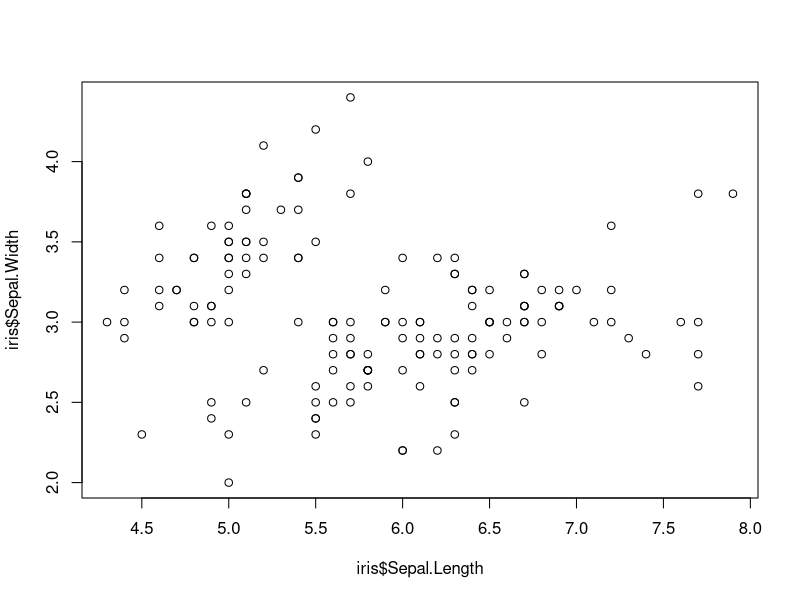
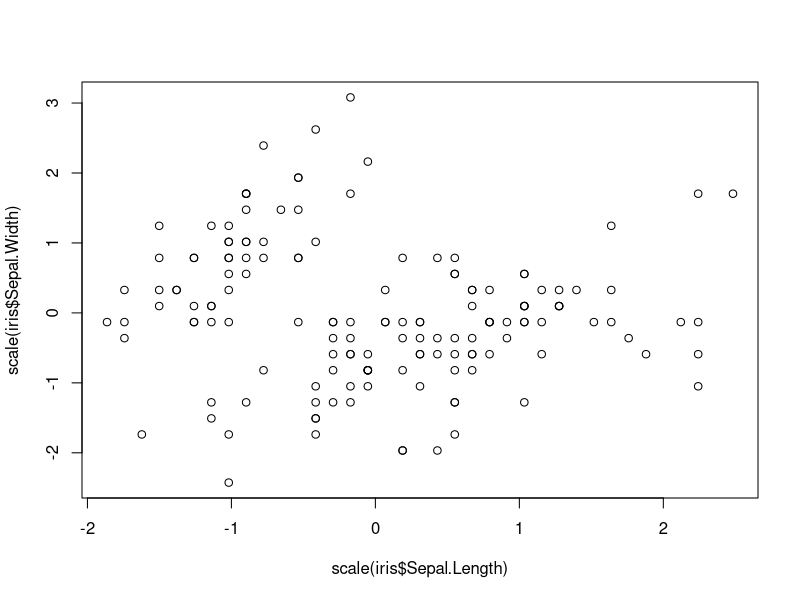
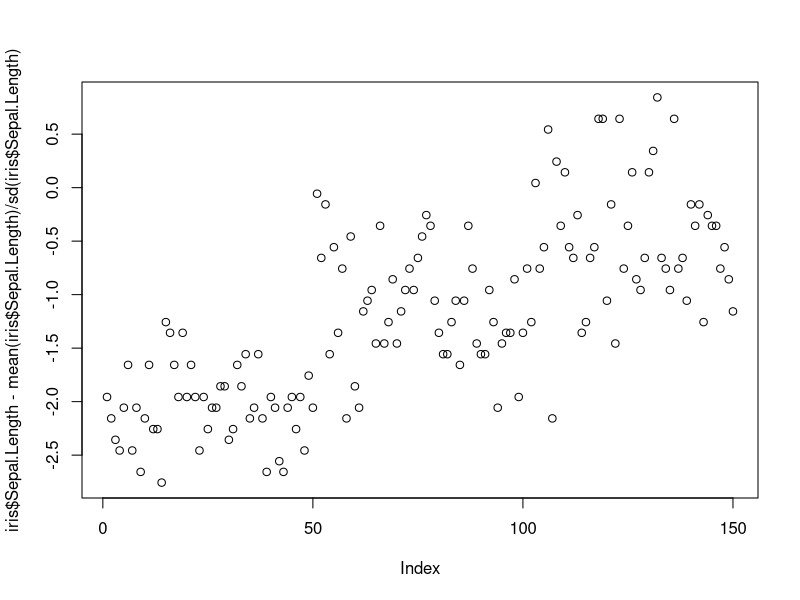
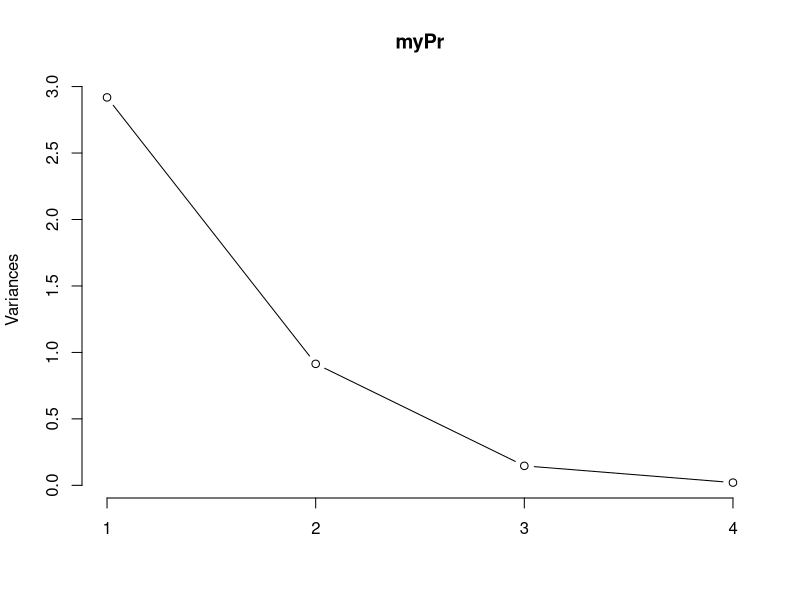
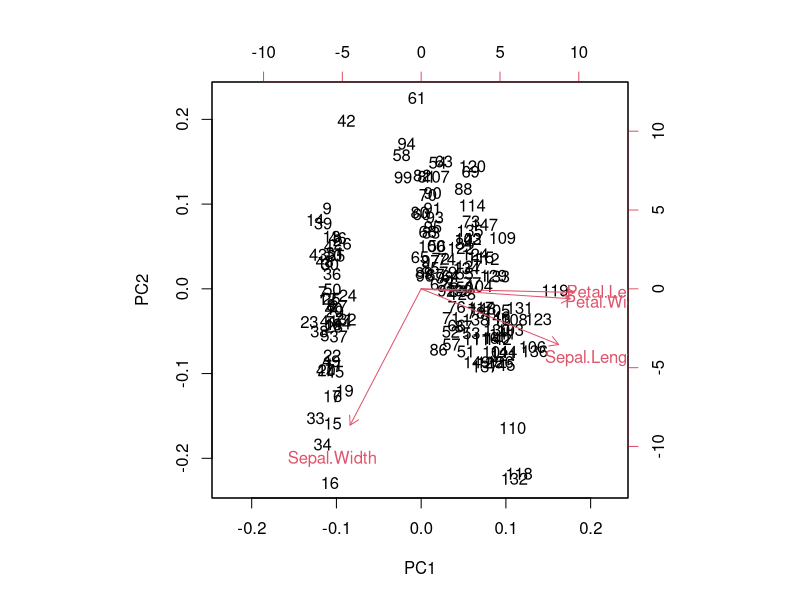
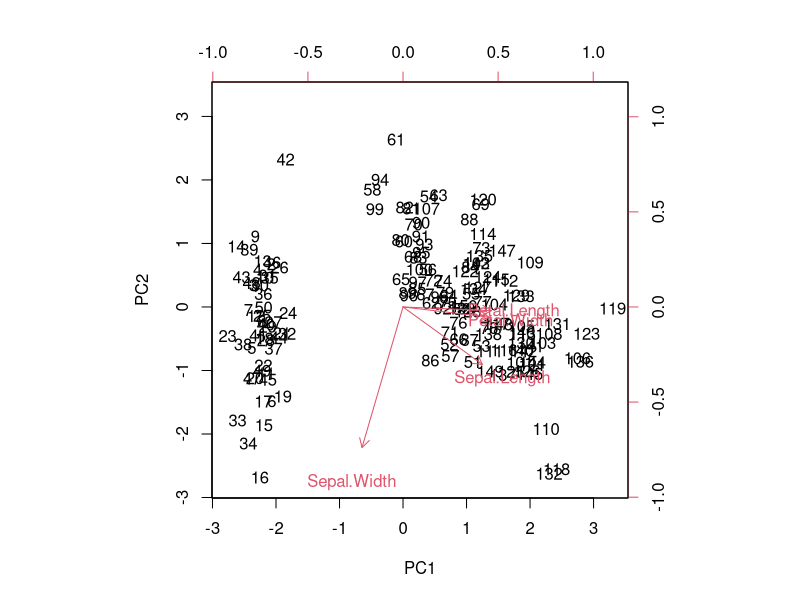
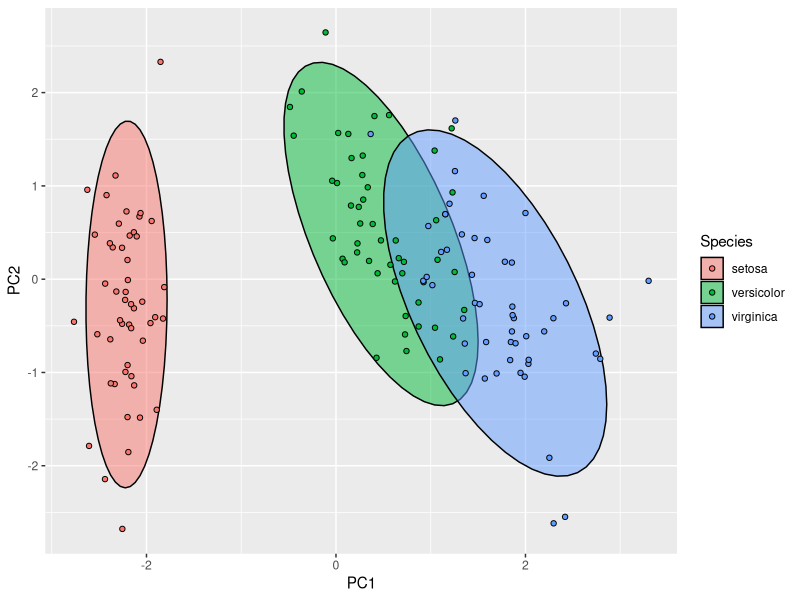

These charts were generated, in order, by the following R code:
## ---- chunk 1
#install.packages("MASS")
library(MASS)
## ---- chunk 2
#Q1.Run the below code chunk. What does it do? Briefly describe the data set.
##################################################################################################################
#Answer: The dataset iris contains 150 observations for 3 different flowers setosa, versicolor and virginica. And it contains the measurements for sepal length and width and the measurements for petal length and width. These measurements are in centimeters for the different species of flowers. The below code will print out the entire iris data set.

iris
## ---- chunk 3
#Q2: Run the below code chunk. What does it do? Briefly describe the function "lda"
###################################################################################################
#Answer: The lda functioin is a linear discriminant analysis test. This test will give us Group mean values, our discriminant weights and will also give the probabilities of each group within our data set. From the below chunk of data we see that we have equal group sizes since we .3333 for the probabilities of each group hence we have equal sample sizes. We also have a good seperation for the group mean sizes.

ldaout <- lda(Species~., iris)
ldaout
## ---- chunk 4
#Q3: Run the below code chunk. What does it do? Briefly describe the funcltion predict.
################################################################################################
#Answer: The predict function generates prediction for of a linear model. The bottom code chunck generates predictions for flower types based of the linear model ldaout. 

ldapred <- predict(ldaout,iris)
ldapred
## ---- chunk 5
#Q4: Run the below code chunk. What does it do? Explain "ldapred$class"
##############################################################################################
#Answer: "ldapred$class" calls on the specified column named class within the data frame ldapred. The below code chunck takes that column renames it ldaclass and prints it. 

ldaclass <- ldapred$class
ldaclass
## ---- chunk 6
#Q5: Run the below code chunk. What does it do? Describe the "table" function and explain "table(ldaclass,iris$Species)." Also, explain and disscuss the output.
#############################################################################################
#Answer: The table function in R creates a table of categorical data and its frequency. The below code creates a table of ldclass and iris$species that we can use to verify the acuracy of our predictions from ldaclass. And from our results in the table ldatable we can see that 50/50 setosa flowers where predicted correct. We see that 48 versicolor where predicted correct and that 1 was predicted versicolor when it was virginica. And lastly 49 virginica flowers where predicted correctly. 

ldatable <- table(ldaclass,iris$Species)
ldatable
## ---- chunk 7
#Q6: Run the below code chunk. What does it do? describe and explain "sum(diag(ldtable))/sum(diag(ldtable))*100." Also, explain and disscuss the output.
##########################################################################
#Answer: The below code will sum up the diagonals which are the correct predictions of the table ldatable and a percentage of total correct predictions. From the below calculation we receive a 100% for correct predictions.

accur <- sum(diag(ldatable))/sum(diag(ldatable))*100
accur
## ---- chunk 8
attach(iris)
## ---- chunk 9
#Q7: Run the below code chunk. What does it do? Explain the statement "apply(iris[,-5],2,var)" Explain "sweep(iris[,-5],2,standarddev,Fun="/")." Also explain and disscuss the output.
######################################################################
#Answer: The statement apply(iris[,-5],2,var) will apply the variance function to iris[,-5] and find its variance calculation. From the results we see that sepal length has a variance of 0.6856935 and a standard deviation of 0.8280661. Sepal width has a variance of 0.1899794 and a std of 0.4358663. Petal length has a high variance of 3.1162779 and a std of 1.7652982. And petal length has a variance of 0.5810063 and a std of 0.7622377. The statement sweep(iris[,-5],2,standarddev,Fun="/") will divide each value by its corresponding standard deviation and will print out the results.

iris
variancescolums <- apply(iris[,-5],2,var)
variancescolums
standarddev <- sqrt(variancescolums)
standarddev
iris1.std <- sweep(iris[,-5],2,standarddev,FUN ="/")
iris1.std
## ---- chunk 10
#Q8: Run the below code chunk. What does it do? Explain and disscuss the output.
#############################################################################
#Answer: The below code chunk splits out the standard deviations for sepal and petal and renames the results accordingly.

sepal.meas <- iris1.std[,1:2]
petal.meas <- iris1.std[,3:4]
sepal.meas
petal.meas
## ---- chunk 11
#Q9: Run the code chunk. What does it do? Explain and disscuss the output.
################################################
# Answer: The bottom chunk of code does a canocical correlation analysis on sepal and petal for length and width. We get the values 0.9409690 for sepal and 0.1239369 for petals as our canonical correlations. Thus we can see that sepal length and width will have a bigger effect when predicting flower type. 

cancor(sepal.meas,petal.meas)
## ---- chunk 12
#Q10: Run the below code chunk. What does it do? Describe the function "prcomp" Also, explain and disscuss the outpur
#################################################
#Answer: The function prcomp performs a principal component analysis on the data set. It will return a table of eigen values from a data matrix which will be PC values. These PC values will tell us the direction of a given PC variable is going towards on a single dimensional vector. From our results from the bottom chunk of code we see that for sepal length PC3 plays a bigger role in the variation of our results. While sepal width we see that PC2 has larger effect. For petals, PC4 has a bigger role on the length while for width PC3 has a bigger role. 

myPr1 <- prcomp(iris[,-5])
myPr1
myPr <- prcomp(iris[,-5],scale = TRUE)
myPr
## ---- chunk 13
#Q11: Run the below code chunk. What does it do? Describe the function Plot.
########################################
#Answer: The plot function creates a generic visualization of the data. The type of visualization will depend on the input parameters. The below code chunk creates three different scaterplots of sepal length and width. 

plot(iris$Sepal.Length,iris$Sepal.Width)

plot(scale(iris$Sepal.Length), scale(iris$Sepal.Width))

plot(iris$Sepal.Length-mean(iris$Sepal.Length)/sd(iris$Sepal.Length))
## ---- chunk 14
#Q12: Run the code chunk. What does it do? Explain and disscuss the output.
#######################################
#Answer: The below code chunk prints a summary of the PC values calculated in myPr. The PC values from the bottom code prints the 5 values in descending order. The sum of the eiganvalues will add to 100%. The cumulative variance will explain the incremental increase that sums to 100%.
summary(myPr)
## ---- chunk 15
#Q13: Run the code chunk. What does it do? Explain and discuss the output.
##################################################################
#Answer: The bottom code will create a chart visualizing the PC points while also connecting them with lines to demonstrate the decreasing values. 
plot(myPr, type = "l")
## ---- chunk 16
#Q14: Run the code chunk. What does it do? Explain and disscuss the output. 
###########################################################################
#Answer: The below code create a biplot visualization of the PC values in myPr. The vector lengths are represented by the red arrows. Its not very readable. 

biplot(myPr)
## ---- chunk 17
#Q15: Run the code chunk. Compare to Q14.
#####################################################################
#Answer: Compared to the previous code. Some of the values are scaled towards the left. The remain in the same positions. Still not very readable. 

biplot(myPr,scale=0)
## ---- chunk 18
#Q16: Run the code chunk. What does it do?
##################################################
#Answer: The code prints out only the 5 PC columns in myPR.  
myPr$x
## ---- chunk 19
#Q17: Run the code chunk. What does it do? Explain and discuss the output.
#######################################################################
#Answer: The below code does a column bind of the PC values in myPR into the iris data set renaming it iris2.
iris2 <- cbind(iris,myPr$x)
iris2
## ---- chunk 20
#Q18: Run the code chunk. What deos it do? Explain and disscuss the output.
############################################################################
#Answer: The below code creates a visualization chart using the ggplot2 package. From the chart we can see that we have no correlation between the PC values of the setosa flower and we have some correlation between the versicolor and the virginica flowers.

library(ggplot2)
ggplot(iris2,aes(PC1,PC2,col = Species, fill=Species)) +
  stat_ellipse(geom="polygon", col = "black", alpha = 0.5) +
  geom_point(shape = 21, col = "black")

## ---- chunk 21
#Q19: Run the code chunk. What does it do? Explain and discuss the output.
###################################################
#Answer:The below code chunk prints out the PC values for the iris and iris2 data sets. From the output we can see which values have a bigger pull on length and width for the petal and sepals. 

cor(iris[,-5],iris2[,6:9])
